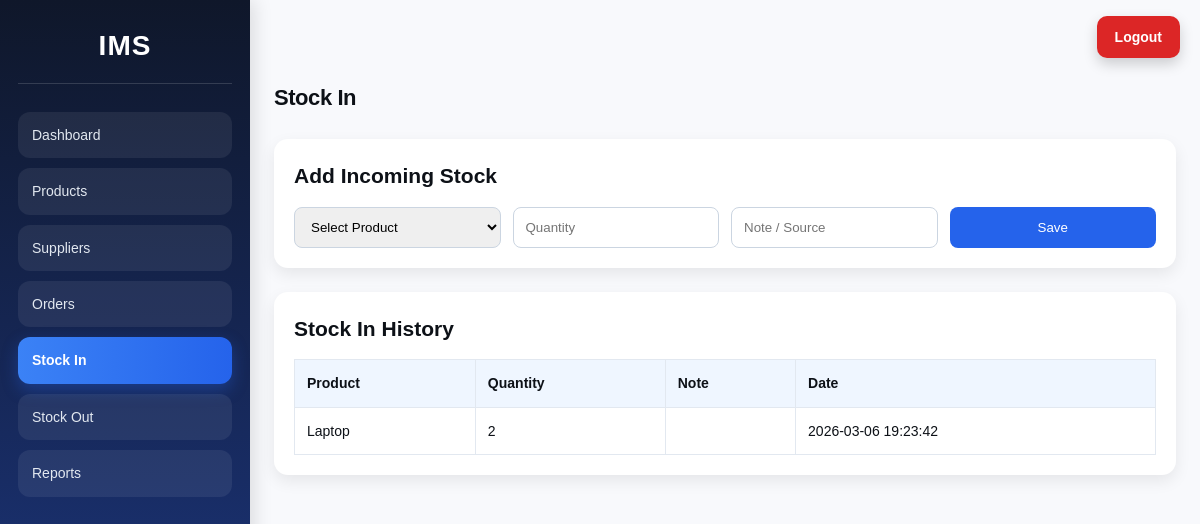
The app's page /stock_in.php (signed in), older data.
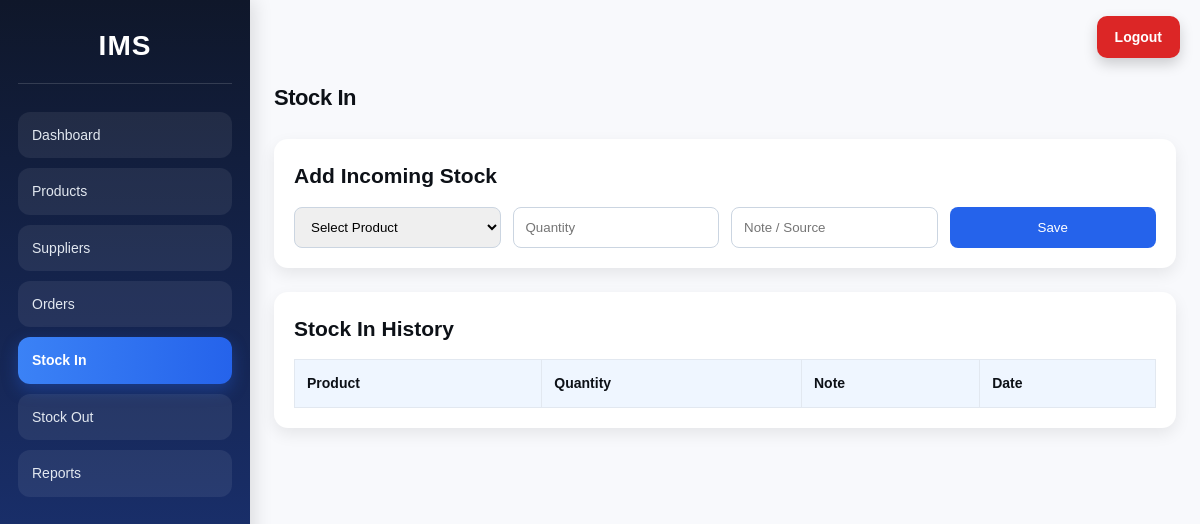
The same page, newer data.
### tables this page shows
CREATE TABLE stock_movements (
    id INTEGER PRIMARY KEY AUTOINCREMENT,
    product_id INTEGER NOT NULL,
    movement_type TEXT NOT NULL CHECK (movement_type IN ('IN', 'OUT')),
    quantity INTEGER NOT NULL,
    note TEXT,
    created_at DATETIME DEFAULT CURRENT_TIMESTAMP,
    FOREIGN KEY (product_id) REFERENCES products(id) ON DELETE CASCADE
);

CREATE TABLE products (
    id INTEGER PRIMARY KEY AUTOINCREMENT,
    name TEXT NOT NULL,
    category TEXT NOT NULL,
    quantity INTEGER NOT NULL DEFAULT 0,
    price REAL NOT NULL DEFAULT 0,
    reorder_level INTEGER NOT NULL DEFAULT 5,
    supplier_id INTEGER NULL,
    FOREIGN KEY (supplier_id) REFERENCES suppliers(id) ON DELETE SET NULL
);

### stock_in.php (the view, shortened to what this page needs)
<?php
require_once 'includes/auth_check.php';
$history = $pdo->query("SELECT sm.*, p.name AS product_name FROM stock_movements sm JOIN products p ON sm.product_id = p.id WHERE sm.movement_type = 'IN' ORDER BY sm.id DESC")->fetchAll();
require_once 'includes/header.php';
?>
<h1>Stock In</h1>
<section class="panel">
    <h2>Add Incoming Stock</h2>
    <form method="POST" class="grid-form">
        <select name="product_id" required>
            <option value="">Select Product</option>
        </select>
        <input type="number" name="quantity" placeholder="Quantity" min="1" required>
        <input type="text" name="note" placeholder="Note / Source">
        <button type="submit">Save</button>
    </form>
</section>
<section class="panel">
    <h2>Stock In History</h2>
    <table>
        <tr>
            <th>Product</th>
            <th>Quantity</th>
            <th>Note</th>
            <th>Date</th>
        </tr>
        <?php foreach ($history as $row): ?>
        <tr>
            <td><?= htmlspecialchars($row['product_name']) ?></td>
            <td><?= $row['quantity'] ?></td>
            <td><?= htmlspecialchars($row['note']) ?></td>
            <td><?= $row['created_at'] ?></td>
        </tr>
        <?php endforeach; ?>
    </table>
</section>
<?php require_once 'includes/footer.php'; ?>

Row changes from the older to the newer data that the page shows:
removed stock_movements: product.name "Laptop", quantity "2", created_at "2026-03-06 19:23:42"
